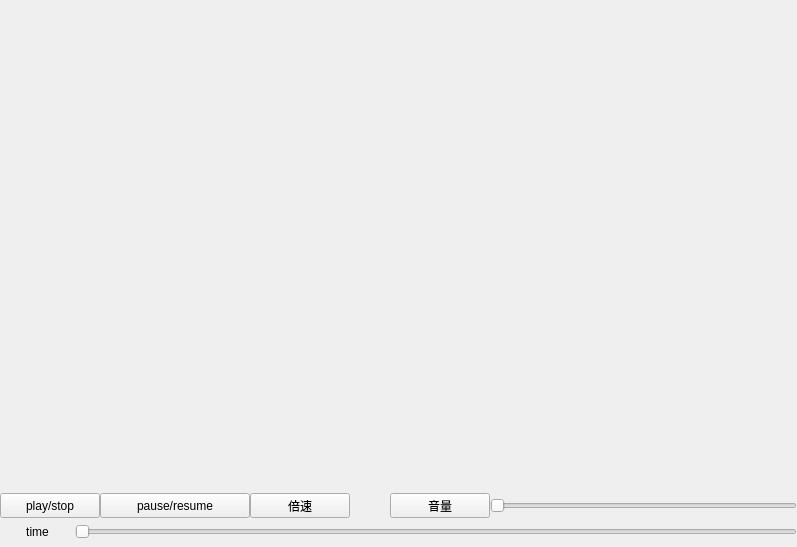
<?xml version="1.0" encoding="UTF-8"?>
<ui version="4.0">
 <class>Widget</class>
 <widget class="QWidget" name="Widget">
  <property name="geometry">
   <rect>
    <x>0</x>
    <y>0</y>
    <width>797</width>
    <height>547</height>
   </rect>
  </property>
  <property name="windowTitle">
   <string>Widget</string>
  </property>
  <layout class="QVBoxLayout" name="verticalLayout_2">
   <property name="spacing">
    <number>0</number>
   </property>
   <property name="leftMargin">
    <number>0</number>
   </property>
   <property name="topMargin">
    <number>0</number>
   </property>
   <property name="rightMargin">
    <number>0</number>
   </property>
   <property name="bottomMargin">
    <number>0</number>
   </property>
   <item>
    <spacer name="verticalSpacer">
     <property name="orientation">
      <enum>Qt::Vertical</enum>
     </property>
     <property name="sizeHint" stdset="0">
      <size>
       <width>20</width>
       <height>542</height>
      </size>
     </property>
    </spacer>
   </item>
   <item>
    <widget class="QWidget" name="widget" native="true">
     <property name="minimumSize">
      <size>
       <width>0</width>
       <height>55</height>
      </size>
     </property>
     <property name="maximumSize">
      <size>
       <width>16777215</width>
       <height>55</height>
      </size>
     </property>
     <layout class="QVBoxLayout" name="verticalLayout">
      <property name="spacing">
       <number>0</number>
      </property>
      <property name="leftMargin">
       <number>0</number>
      </property>
      <property name="topMargin">
       <number>0</number>
      </property>
      <property name="rightMargin">
       <number>0</number>
      </property>
      <property name="bottomMargin">
       <number>0</number>
      </property>
      <item>
       <layout class="QHBoxLayout" name="horizontalLayout">
        <property name="spacing">
         <number>0</number>
        </property>
        <item>
         <widget class="QPushButton" name="play">
          <property name="minimumSize">
           <size>
            <width>100</width>
            <height>25</height>
           </size>
          </property>
          <property name="maximumSize">
           <size>
            <width>100</width>
            <height>25</height>
           </size>
          </property>
          <property name="text">
           <string>play/stop</string>
          </property>
         </widget>
        </item>
        <item>
         <widget class="QPushButton" name="pause">
          <property name="minimumSize">
           <size>
            <width>150</width>
            <height>25</height>
           </size>
          </property>
          <property name="maximumSize">
           <size>
            <width>150</width>
            <height>25</height>
           </size>
          </property>
          <property name="text">
           <string>pause/resume</string>
          </property>
         </widget>
        </item>
        <item>
         <widget class="QPushButton" name="stop">
          <property name="minimumSize">
           <size>
            <width>100</width>
            <height>25</height>
           </size>
          </property>
          <property name="maximumSize">
           <size>
            <width>100</width>
            <height>25</height>
           </size>
          </property>
          <property name="text">
           <string>倍速</string>
          </property>
         </widget>
        </item>
        <item>
         <spacer name="horizontalSpacer">
          <property name="orientation">
           <enum>Qt::Horizontal</enum>
          </property>
          <property name="sizeType">
           <enum>QSizePolicy::Fixed</enum>
          </property>
          <property name="sizeHint" stdset="0">
           <size>
            <width>40</width>
            <height>20</height>
           </size>
          </property>
         </spacer>
        </item>
        <item>
         <widget class="QPushButton" name="volumebtn">
          <property name="minimumSize">
           <size>
            <width>100</width>
            <height>25</height>
           </size>
          </property>
          <property name="maximumSize">
           <size>
            <width>100</width>
            <height>25</height>
           </size>
          </property>
          <property name="text">
           <string>音量</string>
          </property>
         </widget>
        </item>
        <item>
         <widget class="QSlider" name="volume">
          <property name="orientation">
           <enum>Qt::Horizontal</enum>
          </property>
         </widget>
        </item>
       </layout>
      </item>
      <item>
       <layout class="QHBoxLayout" name="horizontalLayout_2">
        <property name="spacing">
         <number>0</number>
        </property>
        <item>
         <widget class="QLabel" name="label">
          <property name="minimumSize">
           <size>
            <width>75</width>
            <height>25</height>
           </size>
          </property>
          <property name="maximumSize">
           <size>
            <width>100</width>
            <height>25</height>
           </size>
          </property>
          <property name="text">
           <string>time</string>
          </property>
          <property name="alignment">
           <set>Qt::AlignCenter</set>
          </property>
         </widget>
        </item>
        <item>
         <widget class="QSlider" name="sp">
          <property name="orientation">
           <enum>Qt::Horizontal</enum>
          </property>
         </widget>
        </item>
       </layout>
      </item>
     </layout>
    </widget>
   </item>
  </layout>
 </widget>
 <resources/>
 <connections/>
</ui>
